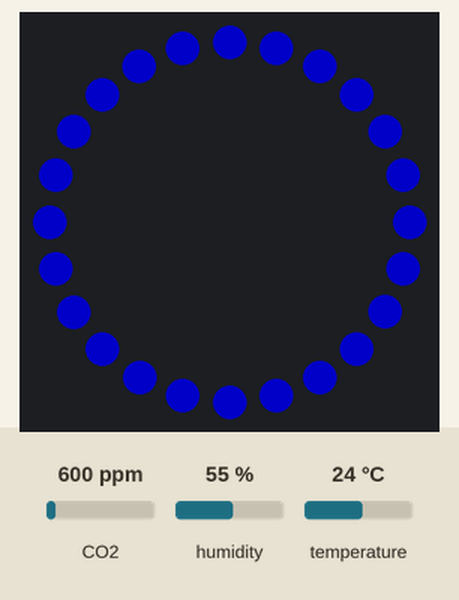
Simulated run of this program. Board: ESP8266 (Wemos D1 mini). Shown: 24 RGB LEDs in a ring, first at the top, clockwise. The test bench sets the inputs (shaded band); at power-on: CO2 600 ppm, humidity 55 %, temperature 24 °C. Dim RGB values are drawn brighter than linear; WiFi joins after 1.5 s; servers stay silent unless stated; no MQTT or app messages arrive unless stated; not simulated (calls return 0 or success): secret.h.

Above: at 2.6 s.
4.3 s: CO2 set to 765 ppm
6.0 s: CO2 set to 827 ppm
At 6.6 s:
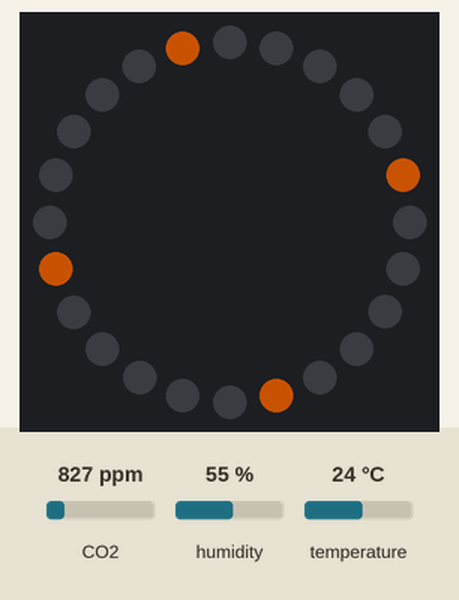
7.5 s: CO2 set to 1957 ppm
At 7.8 s:
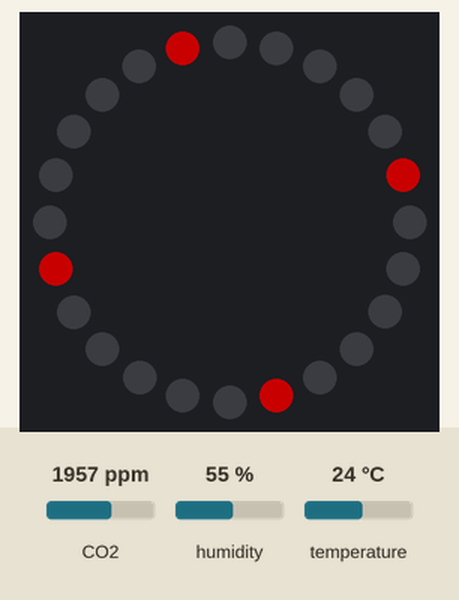
9.0 s: CO2 set to 2039 ppm
At 9.37 s:
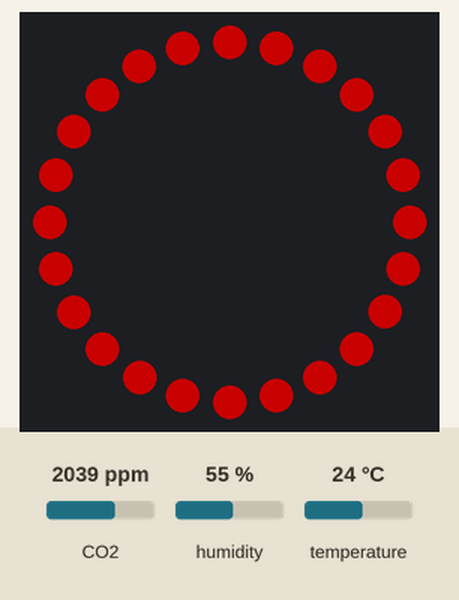
12.0 s: CO2 set to 452 ppm
At 12.8 s:
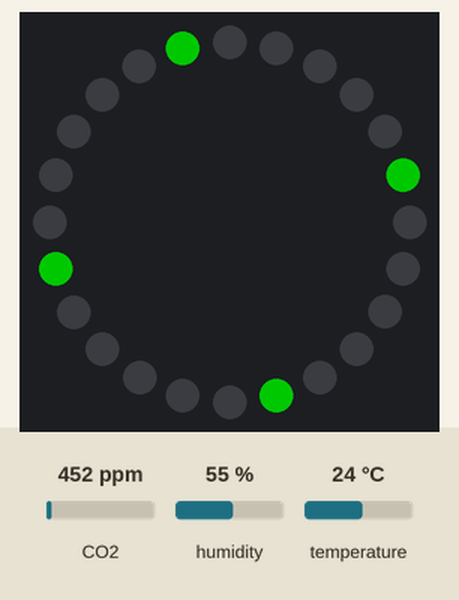
13.5 s: CO2 set to 1050 ppm
At 14.7 s:
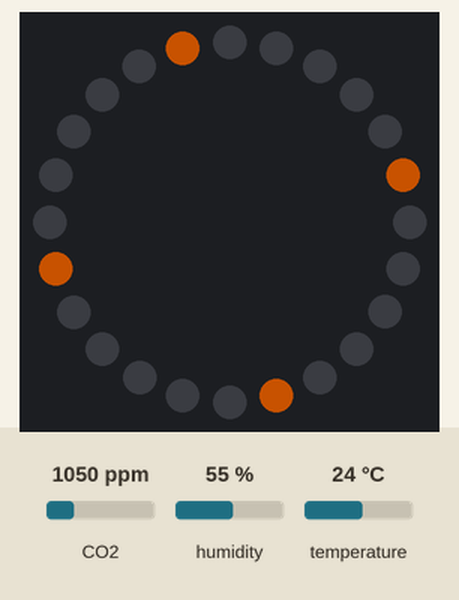
Timing chart, 0 to 16.0 s (numbered marks = the images above; inputs shaded):
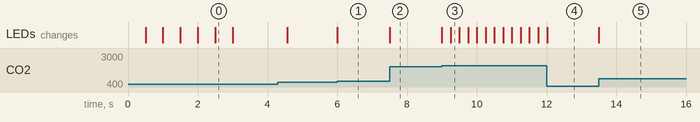

Measured:
- the behaviour switches between 799 and 800 ppm on CO2 (found by bisection; images 0 and 1)
- the behaviour switches between 1999 and 2000 ppm on CO2 (found by bisection; images 2 and 3)
- after the input at 6.0 s, the LEDs: change at once (image 1)
- after the input at 7.5 s, the LEDs: change at once (image 2)
- after the input at 9.0 s, the LEDs: first change at once (image 3 shows a later state)
- after the input at 12.0 s, the LEDs: change at once (image 4)
- after the input at 13.5 s, the LEDs: change at once (image 5)

The program:

main.cpp
```cpp
/****
 * Co2 Sensor
 *  Compile with board WEMOS D1 R1
 *
 * F. Guiet
 * Creation           : 20211224
 * Last modification  :
 *
 * Version            : 1.0
 *
 * History            : 1.0 - 20211224
 *
 */


// Co2 value taken here
//https://fr.doublet.com/appareil-mesure-de-la-qualite-de-l-air
//https://th-industrie.com/content/13-mesure-co2

// co2 < 800 OK
// 800 <= co2 < 1200 go open windows to make fresh air enter
// >= 1200 Danger!!

#include <Arduino.h>
#include <ESP8266WiFi.h>
#include <PubSubClient.h>
#include <ArduinoJson.h>
#include <secret.h>

//SparkFun SCD30 CO₂ Sensor Library
//https://github.com/sparkfun/SparkFun_SCD30_Arduino_Library

// bibliotheque adafruit neopixel
#include <Adafruit_NeoPixel.h>

#include <Wire.h>

#include "SparkFun_SCD30_Arduino_Library.h" //Click here to get the library: http://librarymanager/All#SparkFun_SCD30
SCD30 airSensor;

#define DEBUG 0
#define MAX_RETRY 50
#define MQTT_SERVER "mqtt.guiet.lan"
#define FIRMWARE_VERSION "1.0"
const int SERIAL_BAUD = 9600;
const int MQTT_PORT = 1883;

#define MQTT_CLIENT_ID "CO2SensorMqttClient"
#define MQTT_HUB_TOPIC "guiet/co2sensor/1"
#define HOSTNAME "CO2_SENSOR"

// Wemos Pinout - https://randomnerdtutorials.com/esp8266-pinout-reference-gpios/

// D1 = GPIO5 = SCL
// D2 = GPIO4 = SDA

#define RINGLED_PIN  2 //D4 on silk screen


//Ringled of 24 leds
#define LED_COUNT  24

// 0 min => max 255
#define BRIGHTNESS 100

// Declare votre neopixel Ring

// Argument 1 = Nombre de Pixel dans le Ring
// Argument 2 = Wemos Pin
// Argument 3 = Pixel type
//   NEO_KHZ800  800 KHz bitstream (most NeoPixel products w/WS2812 LEDs)
//   NEO_KHZ400  400 KHz (classic 'v1' (not v2) FLORA pixels, WS2811 drivers)
//   NEO_GRB     Led cablé selon GRB (most NeoPixel products)
//   NEO_GRBW    Led cablé selon GRB + W (most NeoPixel products) + Led blanche
//   NEO_RGB     Led cablé selon RGB (v1 FLORA pixels, not v2)
//   NEO_RGBW   led cablé selon  RGBW (NeoPixel RGBW products)

Adafruit_NeoPixel ring(LED_COUNT, RINGLED_PIN, NEO_GRB + NEO_KHZ800);

// definition des couleurs
uint32_t Blue=ring.Color(0, 0, 255);
uint32_t Red=ring.Color(255, 0, 0);
uint32_t Green=ring.Color(0, 255, 0);
uint32_t Yellow=ring.Color(255, 255, 0);
uint32_t Orange=ring.Color(255, 106, 0);
uint32_t White=ring.Color(255, 255, 255);

WiFiClient espClient;
PubSubClient client(espClient);

unsigned long previousMillis=0;
const int INTERVAL = 60000; //Every 60s
char message_buff[200];

bool co2Low = true;
bool co2Medium = true;
bool co2High = true;

void debug_message(String message, bool doReturnLine) {
  if (DEBUG) {

    if (doReturnLine)
      Serial.println(message);
    else
      Serial.print(message);

    Serial.flush();
  }
}

void connectToMqtt() {

  client.setServer(MQTT_SERVER, MQTT_PORT);

  int retry = 0;

  debug_message("Attempting MQTT connection...", true);
  while (!client.connected()) {
    if (client.connect(MQTT_CLIENT_ID)) {
      debug_message("connected to MQTT Broker...", true);
    }
    else {
      delay(500);
      debug_message(".", false);
      retry++;
    }

    if (retry >= MAX_RETRY) {
      ESP.restart();
    }
  }
}

void connectToWifi()
{
  debug_message("Connecting to WiFi...", true);

  WiFi.mode(WIFI_STA); //Should be there, otherwise hostname is not set properly
  WiFi.setHostname(HOSTNAME);

  WiFi.begin(ssid, password);

  int retry = 0;
  while (WiFi.status() != WL_CONNECTED) {
    delay(500);

    debug_message(".", false);
    retry++;

    if (retry >= MAX_RETRY)
      ESP.restart();
  }

  if (DEBUG) {
    Serial.println ( "" );
    Serial.print ( "Connected to " );
    Serial.println ( WiFi.SSID() );
    Serial.print ( "IP address: " );
    Serial.println ( WiFi.localIP() );
    Serial.print ( "MAC: " );
    Serial.println ( WiFi.macAddress());
  }
}

// fonction qui allume les leds unes apres les autres de la même couleur
// arg 1 : couleur , arg 2 : Vitesse , arg 3 : une seule led allumé
void colorWipe(uint32_t color, int speed=50,bool single=false) {

  for(int i=0; i<ring.numPixels(); i++) {
    if (single) ring.clear();
    ring.setPixelColor(i, color);
    ring.show();
    delay(speed);
  }

}

// Init ring with one color and show it
void initFullRingColor(uint32_t color) {
  for(int i=0; i<ring.numPixels(); i++) {
    ring.setPixelColor(i, color);
  }
}

void showCardinalPoint(uint32_t color) {
  //Clear Ring
  ring.clear();
  ring.show();

  ring.setPixelColor(5, color);
  ring.setPixelColor(11, color);
  ring.setPixelColor(17, color);
  ring.setPixelColor(23, color);
  ring.show();
}

void fullRingBlink(uint32_t color, int blinkCount, int blinkTime) {

  for (int i=0;i<blinkCount;i++) {

    ring.clear();
    ring.show();
    delay(blinkTime);
    initFullRingColor(color);
    ring.show();
    delay(blinkTime);
  }

  //Reset to black
  ring.clear();
  ring.show();
}

String ConvertToJSon(uint16_t co2, float temp, float humidity) {

    DynamicJsonDocument  jsonBuffer(200);
    JsonObject root = jsonBuffer.to<JsonObject>();

    root["name"] = HOSTNAME;
    root["firmware"] = FIRMWARE_VERSION;
    root["co2"] = String(co2);
    root["temperature"] = String(temp,2);
    root["humidity"] = String(humidity, 2);

    String result;
    serializeJson(root, result);

    return result;
}

void setup() {

  //Init ring
  ring.begin();           // INITIALIZE NeoPixel ring object (REQUIRED)
  ring.setBrightness(BRIGHTNESS); // Set BRIGHTNESS to about 1/5 (max = 255)
  ring.show();            // Turn OFF all pixels ASAP*/

  fullRingBlink(Blue, 3, 500);

  if (DEBUG) {
    //Init Serial
    Serial.begin(SERIAL_BAUD);
  }

  //Init CO2 sensor
  Wire.begin();

  if (airSensor.begin() == false)
  {
    debug_message("Air sensor not detected. Please check wiring. Freezing...", true);
    while (1) {
      //Red Blinking !! error
      fullRingBlink(Red, 1, 1000);
    };
  }

  debug_message("CO2 Sensor Ready...", true);
}

void loop() {

  if (WiFi.status() != WL_CONNECTED) {
      connectToWifi();
  }

  if (!client.connected()) {
    connectToMqtt();
  }

  client.loop();

  if (airSensor.dataAvailable())
  {

    uint16_t co2 = airSensor.getCO2();

    debug_message("co2(ppm):", false);
    debug_message(String(co2), true);

    if (co2 < 800 && co2Low) {
      co2Low = false;
      co2Medium = true;
      co2High = true;
      showCardinalPoint(Green);
      //colorWipe(Green, 100, false);

    }

    if (co2 >= 800 && co2 < 1200 && co2Medium) {
      co2Low = true;
      co2Medium = false;
      co2High = true;
      showCardinalPoint(Orange);
      //colorWipe(Orange, 100, true);
    }

    if (co2 > 1200 && co2 < 2000 && co2High) {
      co2Low = true;
      co2Medium = true;
      co2High = false;
      showCardinalPoint(Red);
      //colorWipe(Red, 100, true);
    }

    if (co2 >= 2000) {
      co2Low = true;
      co2Medium = true;
      co2High = true;
      fullRingBlink(Red, 3, 250);
    }

    float temp = airSensor.getTemperature();

    debug_message("temp(C):", false);
    debug_message(String(temp,2), true);

    float humidity = airSensor.getHumidity();

    debug_message("humidity(%):", false);
    debug_message(String(humidity,2), true);

    unsigned long currentMillis = millis();
    if (((unsigned long)(currentMillis - previousMillis) >= INTERVAL) || ((unsigned long)(millis() - previousMillis) < 0)) {

      String messJson =  ConvertToJSon(co2, temp, humidity);
      messJson.toCharArray(message_buff, messJson.length()+1);
      client.publish(MQTT_HUB_TOPIC,message_buff);

      debug_message("Publishing : " + messJson, true);

      // Save the current time to compare "later"
      previousMillis = currentMillis;
    }
  }

  //delay(500);
}
```
